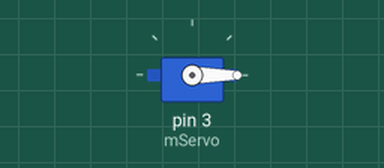
Recording of a sketch running on a simulated Arduino Uno, built with avr-gcc and run on an emulated ATmega328P. Shown: servo.

Above: at 0.05 s.
At 1.8 s:
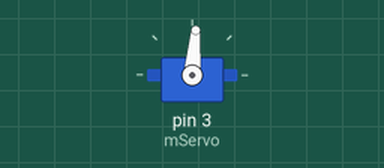
At 3.6 s:
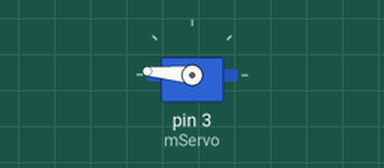
At 7.15 s:
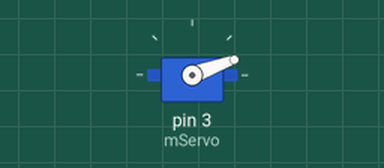
Timing chart, 0 to 9.7 s (numbered marks = the images above):
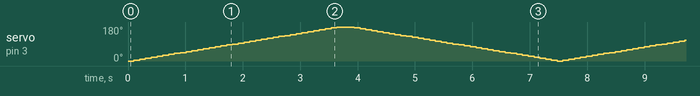

The sketch:

05_servoMotor.ino
```cpp
#include <Servo.h>
Servo mServo;
int servoVelocity;
int servoAngle;
long long lastChange ;

void setup() {
  Serial.begin(57600);
  mServo.attach(3);

  servoAngle = 0;
  servoVelocity = 5;
}


void loop() {
  if (millis() - lastChange > 100) {
    servoAngle += servoVelocity;

    if (servoAngle > 180 || servoAngle < 1) {
      servoVelocity = -1 * servoVelocity;

    }
    lastChange = millis();


  }
  // write the angle to the motor
  mServo.write(servoAngle);
}
```
